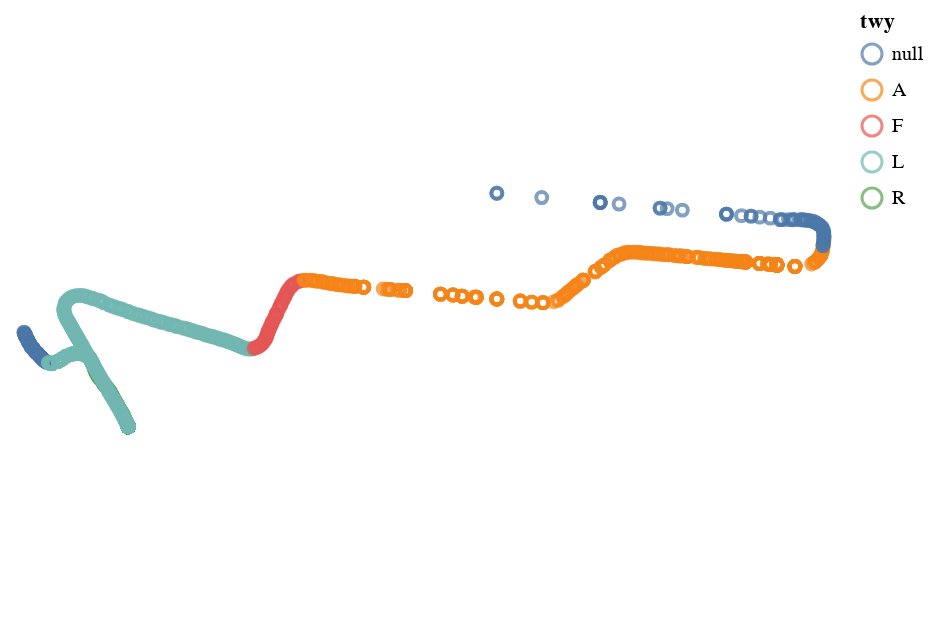

Write notebook code for a chart like this one.
### Code cell
def show_twy(f):
    return alt.Chart(f.data[['latitude', 'longitude', 'twy', 'timestamp']]).mark_point().encode(latitude='latitude', longitude='longitude', color='twy', tooltip='hoursminutesseconds(timestamp)')

show_twy(f.onground())

### Figure 1 — Vega-Lite specification as saved in the notebook (floating-point values rounded to 4 significant figures; data arrays with more than 128 entries replaced by an {"elided": "..."} marker saying what was removed)
{"config": {"view": {"continuousWidth": 400, "continuousHeight": 300}}, "data": {"name": "data-93e7a1d3e9dc8eca62e1d8e2078522e7"}, "mark": "point", "encoding": {"color": {"type": "nominal", "field": "twy"}, "latitude": {"field": "latitude", "type": "quantitative"}, "longitude": {"field": "longitude", "type": "quantitative"}, "tooltip": {"type": "temporal", "field": "timestamp", "timeUnit": "hoursminutesseconds"}}, "$schema": "https://vega.github.io/schema/vega-lite/v4.8.1.json", "datasets": {"data-93e7a1d3e9dc8eca62e1d8e2078522e7": {"elided": "1201 records"}}}
